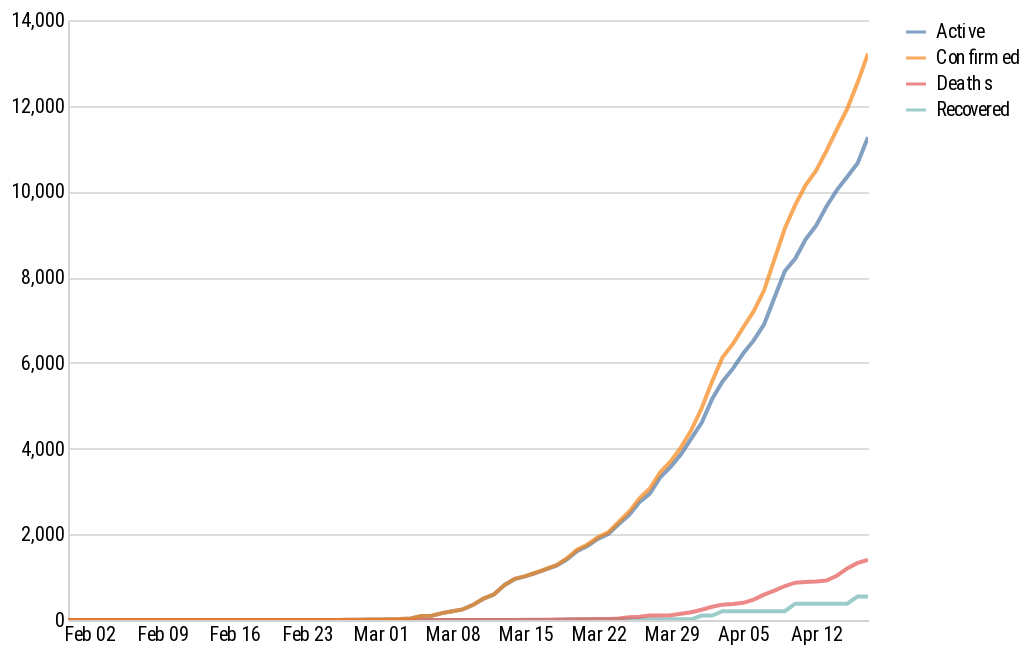
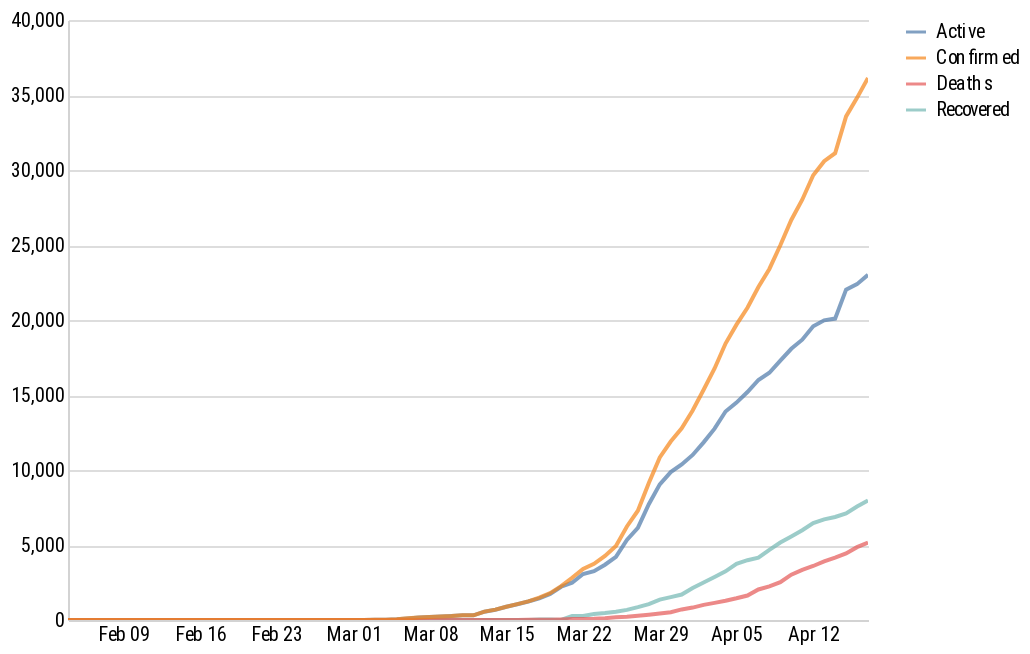

Notebook source saved alongside these figures, in order:
### Markdown cell above
## Plot charts

### Code cell
nordic = getMultiPlots(getCountriesNordic())
nLargest = getMultiPlots(getCountriesNLargest())

nordic = getCountryPlots(getCountriesNordic(), 4)
nLargest = getCountryPlots(getCountriesNLargest())

nordic.display()
nLargest.display()

### Figure 1 — Vega-Lite specification as saved in the notebook (floating-point values rounded to 4 significant figures; data arrays with more than 128 entries replaced by an {"elided": "..."} marker saying what was removed)
{"config": {"view": {"continuousWidth": 400, "continuousHeight": 300, "strokeWidth": 0}, "area": {}, "axis": {"domainColor": "lightgray", "grid": false, "labelFont": "Roboto Condensed", "ticks": false, "title": null}, "axisY": {"grid": true}, "legend": {"labelFont": "Roboto Condensed", "title": null}}, "data": {"name": "data-2e6b9eaaedb70d18ccf8a259a7b0c1b7"}, "mark": "line", "encoding": {"color": {"type": "nominal", "field": "Type"}, "opacity": {"value": 0.7}, "x": {"type": "temporal", "axis": {"format": "%b %d"}, "field": "Date"}, "y": {"type": "quantitative", "field": "Count"}}, "selection": {"Select": {"type": "single", "fields": ["Country"], "bind": {"input": "select", "options": ["Denmark", "Finland", "Iceland", "Norway", "Sweden"]}, "init": {"Country": "Sweden"}}, "selector093": {"type": "interval", "bind": "scales", "encodings": ["x", "y"]}}, "transform": [{"fold": ["Recovered", "Active", "Deaths", "Confirmed"], "as": ["Type", "Count"]}, {"filter": {"selection": "Select"}}], "$schema": "https://vega.github.io/schema/vega-lite/v4.8.1.json", "datasets": {"data-2e6b9eaaedb70d18ccf8a259a7b0c1b7": {"elided": "311 records"}}}

### Figure 2 — Vega-Lite specification as saved in the notebook (floating-point values rounded to 4 significant figures; data arrays with more than 128 entries replaced by an {"elided": "..."} marker saying what was removed)
{"config": {"view": {"continuousWidth": 400, "continuousHeight": 300, "strokeWidth": 0}, "area": {}, "axis": {"domainColor": "lightgray", "grid": false, "labelFont": "Roboto Condensed", "ticks": false, "title": null}, "axisY": {"grid": true}, "legend": {"labelFont": "Roboto Condensed", "title": null}}, "data": {"name": "data-4cc934fb2d5f0391adc1ac6f200220dd"}, "mark": "line", "encoding": {"color": {"type": "nominal", "field": "Type"}, "opacity": {"value": 0.7}, "x": {"type": "temporal", "axis": {"format": "%b %d"}, "field": "Date"}, "y": {"type": "quantitative", "field": "Count"}}, "selection": {"Select": {"type": "single", "fields": ["Country"], "bind": {"input": "select", "options": ["Belgium", "China", "France", "Germany", "Iran", "Italy", "Spain", "Turkey", "US", "United Kingdom"]}, "init": {"Country": "Belgium"}}, "selector094": {"type": "interval", "bind": "scales", "encodings": ["x", "y"]}}, "transform": [{"fold": ["Recovered", "Active", "Deaths", "Confirmed"], "as": ["Type", "Count"]}, {"filter": {"selection": "Select"}}], "$schema": "https://vega.github.io/schema/vega-lite/v4.8.1.json", "datasets": {"data-4cc934fb2d5f0391adc1ac6f200220dd": {"elided": "704 records"}}}
